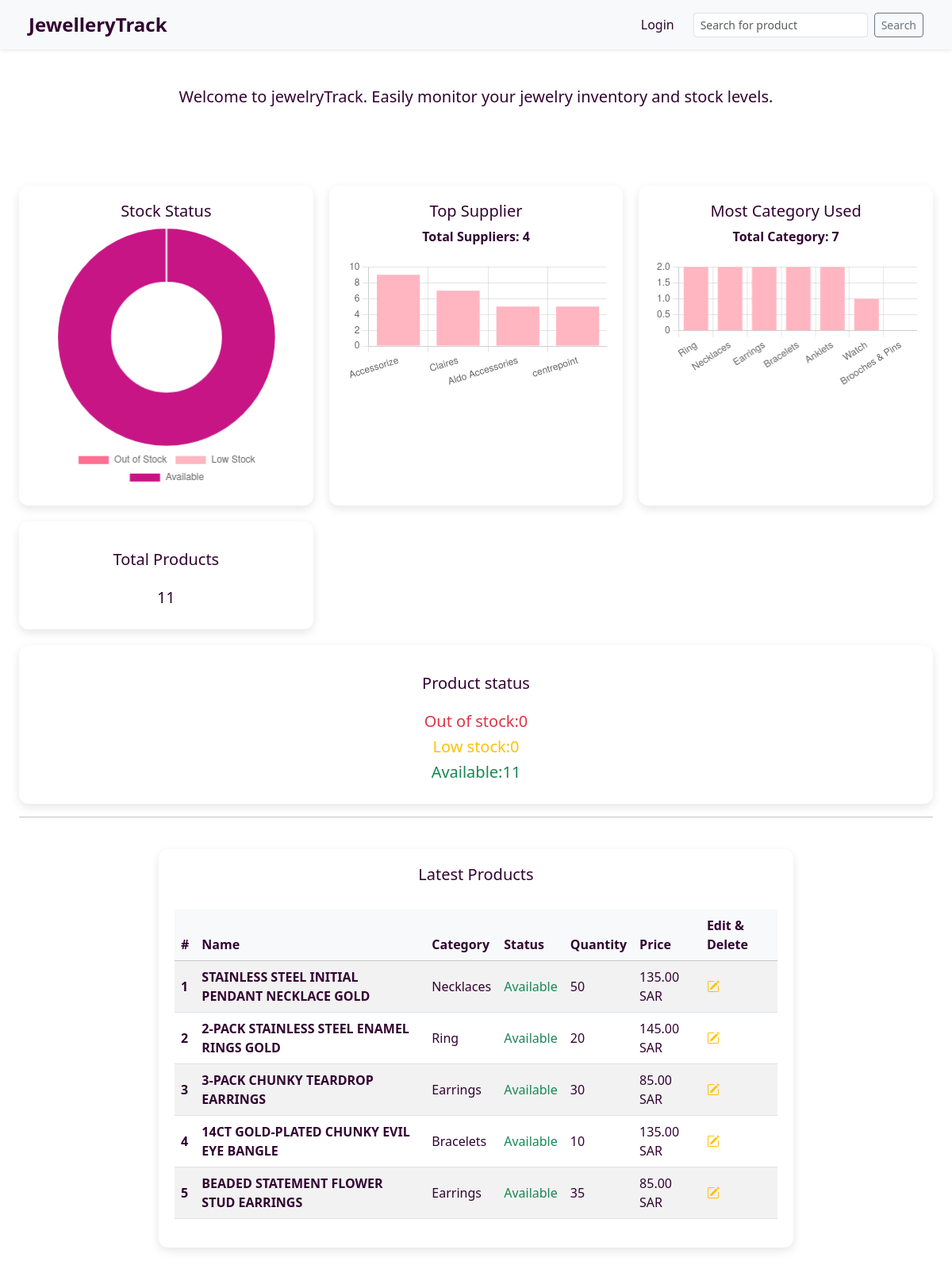
Before: /dashboard/ with the older database file.
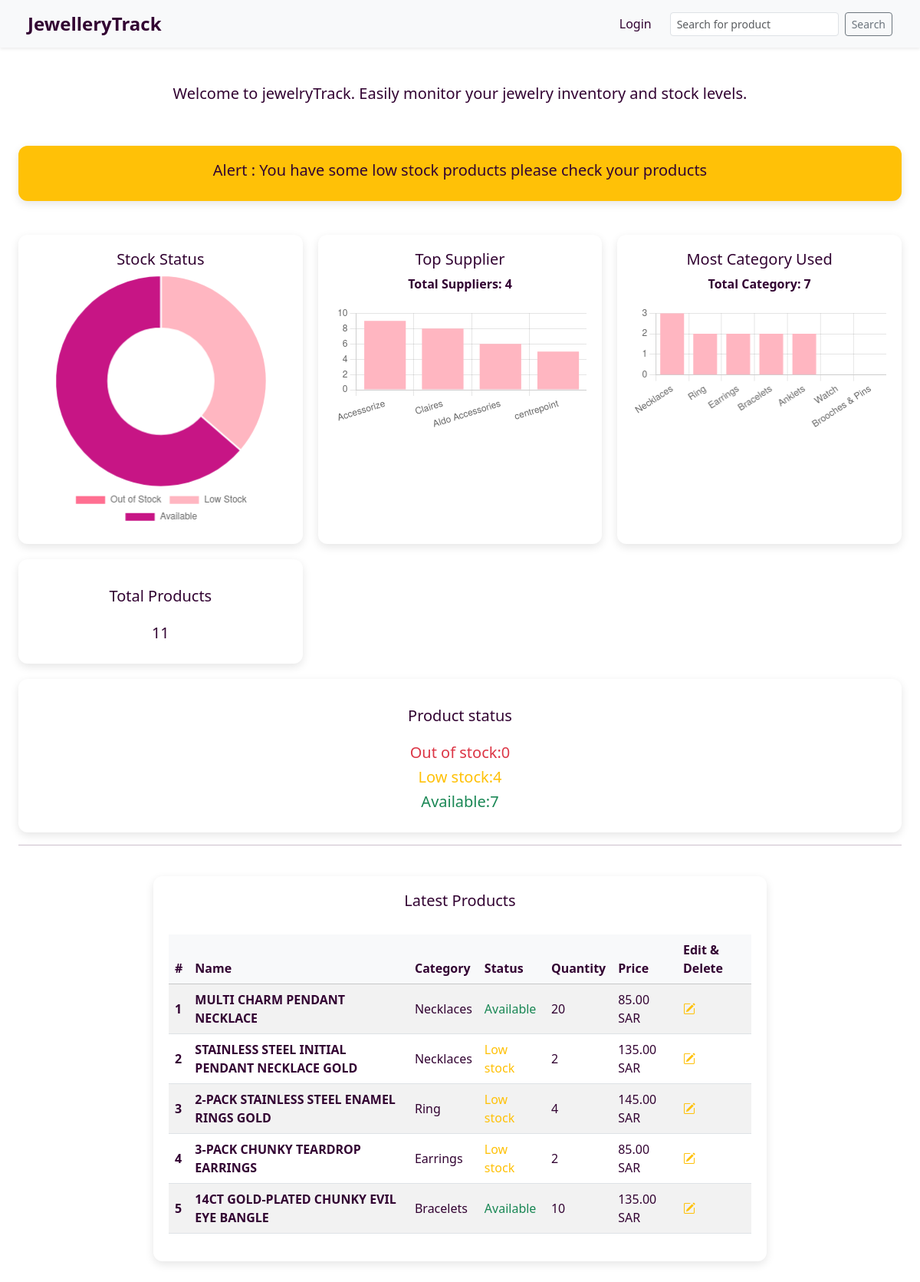
After: the same page with the newer database file.
### product/models.py (models this page shows)
class Product(models.Model):
    name = models.CharField(max_length=1024)
    description = models.TextField()
    quantity = models.IntegerField()
    price = models.DecimalField(max_digits=20, decimal_places=2)
    category = models.ForeignKey(Category, on_delete=models.CASCADE)
    suppliers = models.ManyToManyField(Supplier)
    picture = models.ImageField(upload_to="images/", default="images/default.jpg")
    created_at = models.DateField(auto_now_add=True)

### main/models.py (models this page shows)
class Category(models.Model):
    category_name = models.CharField(max_length=1024)
    description = models.TextField()
    created_at = models.DateField(auto_now_add=True)
    def __str__(self):
        return self.category_name

### main/views.py (the view)
# urls.py: path('dashboard/',views.dashboard_view, name="dashboard_view"),
def dashboard_view(request : HttpRequest):
     page_obj = Product.objects.order_by('-created_at')[:5]
     categories = Category.objects.all()
     suppliers =  Supplier.objects.all()
     Allproducts = Product.objects.all()
     low_stock = Product.objects.filter(quantity__gt=0, quantity__lt=5).count()
     available = Product.objects.filter(quantity__gte=5).count()
     out_of_stock =  Product.objects.filter(quantity=0).count()
     labels = ['Out of Stock', 'Low Stock', 'Available']
     counts = [
        Product.objects.filter(quantity=0).count(),
        Product.objects.filter(quantity__gt=0, quantity__lt=5).count(),
        Product.objects.filter(quantity__gte=5).count()
    ]
     categories_counts = (Category.objects.values('category_name').annotate(product_count=Count('product')).order_by('-product_count'))
     category_labels = [item['category_name'] for item in categories_counts]
     category_counts = [item['product_count'] for item in categories_counts]
     suppliers_counts = Supplier.objects.annotate(product_count=Count('product')).order_by('-product_count')
     supplier_labels = [supplier.name for supplier in suppliers_counts]
     supplier_counts = [supplier.product_count for supplier in suppliers_counts]
     return render(request, "main/dashboards.html",{'Allproducts':Allproducts,'page_obj':page_obj,'categories':categories, 'suppliers':suppliers,
                'labels': json.dumps(labels),'counts': json.dumps(counts),
                'category_labels': json.dumps(category_labels),'category_counts': json.dumps(category_counts),
                 'supplier_labels': json.dumps(supplier_labels), 'supplier_counts': json.dumps(supplier_counts),
                 'low_stock':low_stock,'available':available, 'out_of_stock':out_of_stock })

### main/models.py (called while the page is built)
    def __str__(self):
        return self.name

### main/templates/main/dashboards.html (shortened to what this page needs)
{% extends 'main/base.html' %}
{% block content %}
      <br>
<div class="welcome-text">
  <h5 class="text-center">
    Welcome to jewelryTrack. Easily monitor your jewelry inventory and stock levels.
  </h5>
</div>
<br>
 {% if low_stock != 0 %}
   <div class="dashboard-card bg-warning">
    <h5 class="text-center">Alert : You have some low stock products please check your products</h5>
  </div>
  {%endif%}
<br>
<div class="dashboard-container">
  <div class="dashboard-card">
    <h5 class="text-center">Stock Status</h5>
    <canvas id="stockDonutChart"></canvas>
  </div>
  <div class="dashboard-card">
    <h5 class="text-center">Top Supplier</h5>
    <p class="text-center fw-bold">Total Suppliers: {{suppliers.count}}</p>
    <canvas id="topSupplierBarChart"></canvas>
  </div>
  <div class="dashboard-card">
    <h5 class="text-center">Most Category Used</h5>
    <p class="text-center fw-bold">Total Category: {{categories.count}}</p>
    <canvas id="categoryBarChart"></canvas>
  </div>
  <div class="dashboard-card">
    <h5 class="text-center p-3">Total Products</h5>
    <h5 class="text-center">{{Allproducts.count}}</h5>
  </div>
</div>
<div class="dashboard-card">
    <h5 class="text-center p-3">Product status</h5>
    <h5 class="text-center text-danger">Out of stock:{{out_of_stock}}</h5>
    <h5 class="text-center text-warning">Low stock:{{low_stock}}</h5>
    <h5 class="text-center text-success">Available:{{available}}</h5>
  </div>
<hr>
<div class="latest-products-container">
  <div class="report-card">
    <h5 class="text-center">Latest Products</h5>
    <br>
    {% include 'product/product_list.html' %}
  </div>
</div>
<script>
    //Stock Status Chart
  const labels = JSON.parse('{{ labels|escapejs }}');
  const counts = JSON.parse('{{ counts|escapejs }}');
  const canvas_status = document.getElementById('stockDonutChart').getContext('2d');
  const data = {
    labels: labels,
    datasets: [{
      data: counts,
      backgroundColor: ['#ff6f91', '#ffb6c1', '#c71585'],
      hoverOffset: 30
    }]
  };
  const config = {
    type: 'doughnut',
    data: data,
    options: {
      responsive: true,
      plugins: {
        legend: {
          position: 'bottom'
        }
      }
    }
  };
  new Chart(canvas_status, config);
  //////////////////////////////////////////////////////////////
  //Category Chart
  const categoryLabels = JSON.parse('{{ category_labels|escapejs }}');
  const categoryCounts = JSON.parse('{{ category_counts|escapejs }}');
  const canvas_category = document.getElementById('categoryBarChart').getContext('2d');
  const barData = {
    labels: categoryLabels,
    datasets: [{
      label: 'Number of Products',
      data: categoryCounts,
      backgroundColor: '#ffb6c1'  // pink color for bars
    }]
  };
  const barConfig = {
    type: 'bar',
    data: barData,
    options: {
      responsive: true,
      plugins: {
        legend: { display: false }
      },
      scales: {
        y: {
          beginAtZero: true
        }
      }
    }
  };
  new Chart(canvas_category, barConfig);
  //////////////////////////////////////////////////////////////
  //Supplier Chart
const supplierLabels = JSON.parse('{{ supplier_labels|escapejs }}');
const supplierCounts = JSON.parse('{{ supplier_counts|escapejs }}');
const canvas_supplier = document.getElementById('topSupplierBarChart').getContext('2d');
const supplierBarData = {
  labels: supplierLabels,
  datasets: [{
    label: 'Number of Products',
    data: supplierCounts,
    backgroundColor: '#ffb6c1'
  }]
};
const supplierBarConfig = {
  type: 'bar',
  data: supplierBarData,
  options: {
    responsive: true,
    plugins: {
      legend: { display: false }
    },
    scales: {
      y: {
        beginAtZero: true
      }
    }
  }
};
new Chart(canvas_supplier, supplierBarConfig);
</script>
{% endblock %}

### product/templates/product/product_list.html (shortened to what this page needs)
<table class="table table-striped align-middle">
  <thead class="table-light">
    <tr>
      <th scope="col">#</th>
      <th scope="col">Name</th>
      <th scope="col">Category</th>
      <th scope="col">Status</th>
      <th scope="col">Quantity</th>
      <th scope="col">Price</th>
      <th scope="col"> Edit & Delete</th>
    </tr>
  </thead>
  <tbody>
    {% for product in page_obj %}
    <tr>
      <th scope="row">{{ forloop.counter }}</th>
         <td>
      <a href="#" class="fw-bold text-decoration-none" data-bs-toggle="modal" data-bs-target="#productModal{{ product.id }}">
        {{ product.name }}
      </a>
    </td>
      <td>{{ product.category.category_name }}</td>
          {%if product.quantity == 0 %}
            <td class="text-danger" >Out of stock </td>
          {% elif product.quantity < 5  %}
            <td class="text-warning">Low stock </td>
          {% else %}
             <td class="text-success" >Available</td>
          {%endif%}
      <td>{{ product.quantity }}</td>
      <td>{{ product.price }} SAR</td>
      <td>
        <a href="#" class="text-warning me-2" data-bs-toggle="modal" data-bs-target="#updateProductModal{{ product.id }}">
  <i class="bi bi-pencil-square"></i>
</a>
      </td>
    </tr>
    {% endfor %}
  </tbody>
</table>

Changed rows visible on the page:
no longer on this page (row unchanged): Product: name "BEADED STATEMENT FLOWER STUD EARRINGS", category.category_name "Earrings", shows "Available", quantity "35", price "85.00"
added Product: name "MULTI CHARM PENDANT NECKLACE", category.category_name "Necklaces", shows "Available", quantity "20", price "85.00"
changed Product "STAINLESS STEEL INITIAL PENDANT NECKLACE GOLD": quantity "50" → "2"; quantity "Available" → "Low stock"
changed Product "2-PACK STAINLESS STEEL ENAMEL RINGS GOLD": quantity "20" → "4"; quantity "Available" → "Low stock"
changed Product "3-PACK CHUNKY TEARDROP EARRINGS": quantity "30" → "2"; quantity "Available" → "Low stock"
Other visible differences:
chart data {{ counts|escapejs }}: [0, 0, 11] → [0, 4, 7]
chart data {{ category_counts|escapejs }}: [2, 2, 2, 2, 2, 1, 0] → [3, 2, 2, 2, 2, 0, 0]
chart data {{ supplier_counts|escapejs }}: [9, 7, 5, 5] → [9, 8, 6, 5]
{{ low_stock }}: "0" → "4"
{{ available }}: "11" → "7"
text now shown: "Alert : You have some low stock products please check your products"
